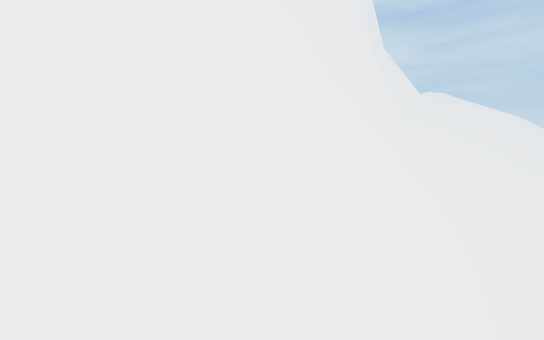
[1] (above)

14 first-person views from a walk through a Unity game level. The camera is 1.4 m above the floor, tilts 8° down and sees 90° across. The floor is counted in squares, 1 m on a side. Each view is taken from the middle of a square. On the plan, view 1 faces up. The plan holds only what a view shows up to about 13 squares ahead; the rest is blank. The place goes on beyond the plan.

[2]
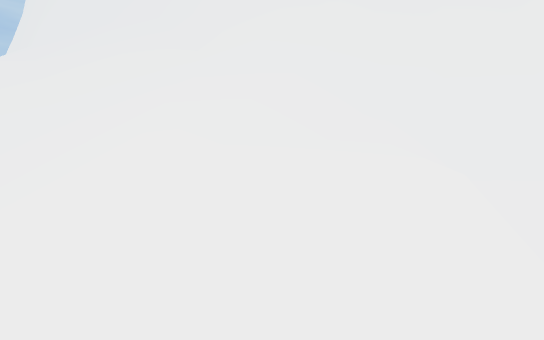

[3]
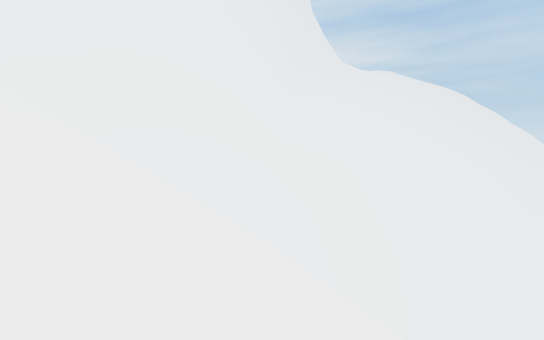

[4]
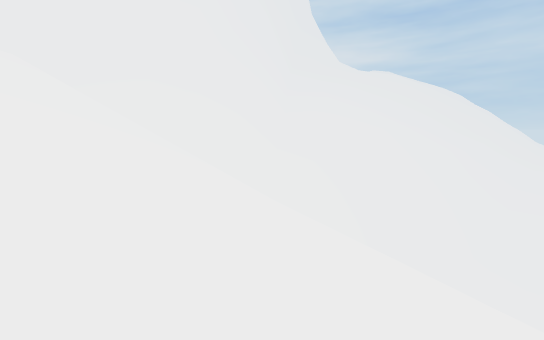

[5]
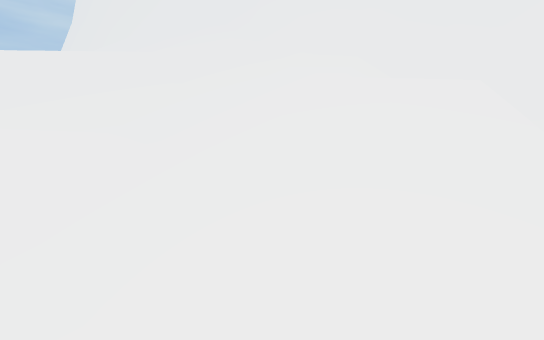

[6]
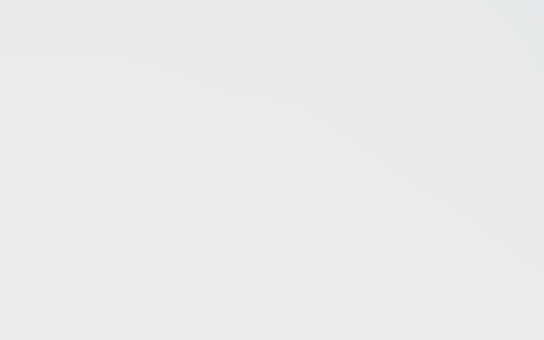

[7]
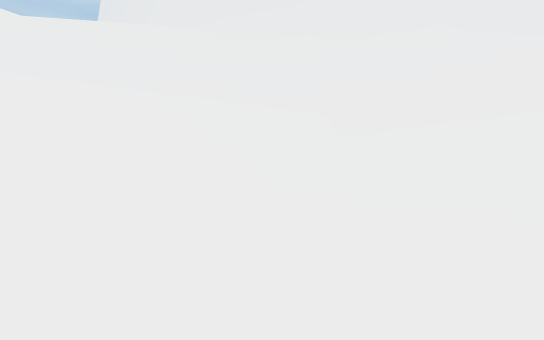

[8]
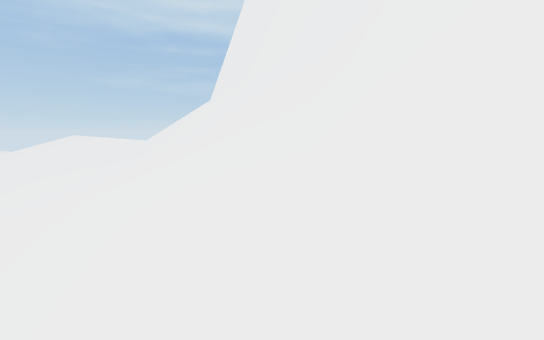

[9]
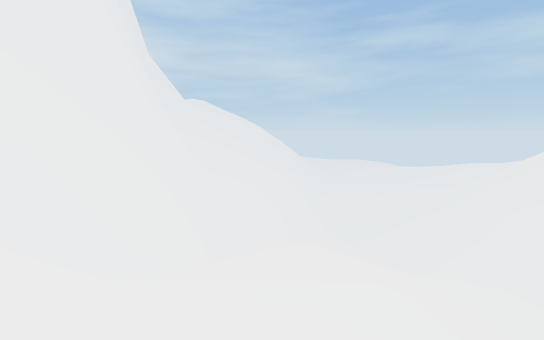

[10]
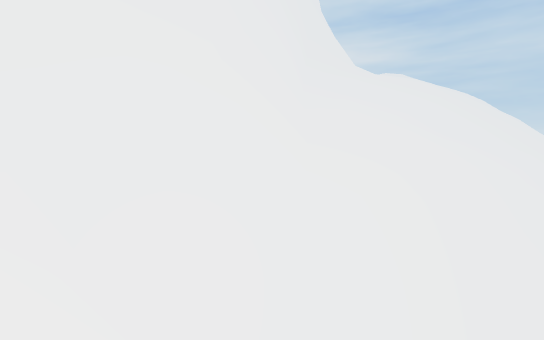

[11]
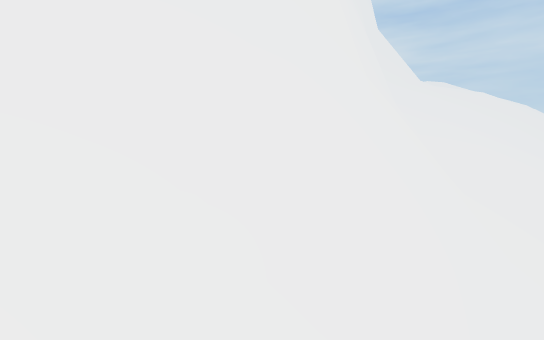

[12]
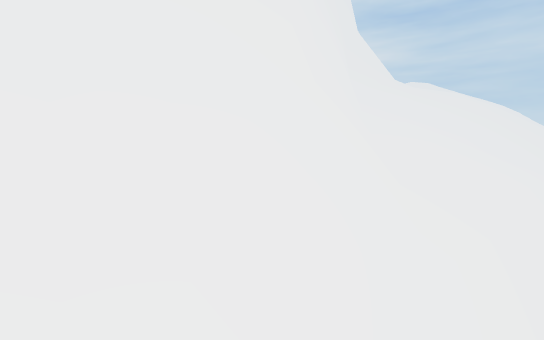

[13]
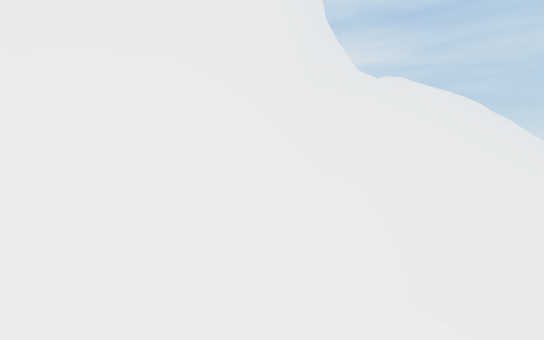

[14]
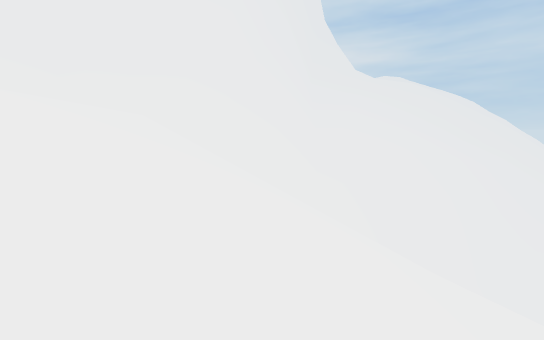

### Floor plan
Key: @ floor where view 1 was taken; # wall or solid block; . main floor; - floor 0.5 m lower than the main floor; _ floor 0.75 m lower than the main floor; : floor 2.5 m higher than the main floor; + floor 2.75 m higher than the main floor; * floor 3.25 m higher than the main floor; % floor 3.5 m higher than the main floor; & floor 4 m higher than the main floor; / step, stairs or slope; = window, fence, low wall or low ledge; v drop or lower ground.
Columns run from 8 left of view 1 to 22 right of it. Each row starts with its distance up from view 1.
 16                   =/////
 15                  # //////
 14                 ##//////vvvv#
 13                 ##/////vvv ##=
 12                 #=///vvvv ###
 11                ##=//vvv ###=///
 10              ####=vvv   ###////
  9        ########=vvv#######////
  8     #####=vvvvvvvv ###=    //
  7     ##v#=//vvvvvv
  6     #/v#=///vv
  5     #//#=////vv
  4    ##///=/    v
  3    ##////++///vv
  2    #//////++:///v
  1   ##///////++/////v
  0   ##////@%*////////
 -1  ##=////&////////..v   ##
 -2 ##==/////////////...-vvvvv
 -3 #=///////////////...
 -4 =////////////////-
 -5 /////////////////_ /
 -6 /////////////////
 -7 ///////////  v=/ /
 -8 ///////////  /==
 -9    ////////   #=

Positions as (right, up) in squares from view 1, and headings:
1: (0, 0), facing up
2: (7, 1), facing left
3: (9, -1), facing up
4: (9, -2), facing up
5: (11, -2), facing left
6: (11, -5), facing up-left
7: (9, -7), facing left
8: (-4, -1), facing down-left
9: (-1, -2), facing up-right
10: (8, 1), facing up
11: (2, 3), facing up
12: (4, 2), facing up
13: (7, -1), facing up
14: (7, -2), facing up
